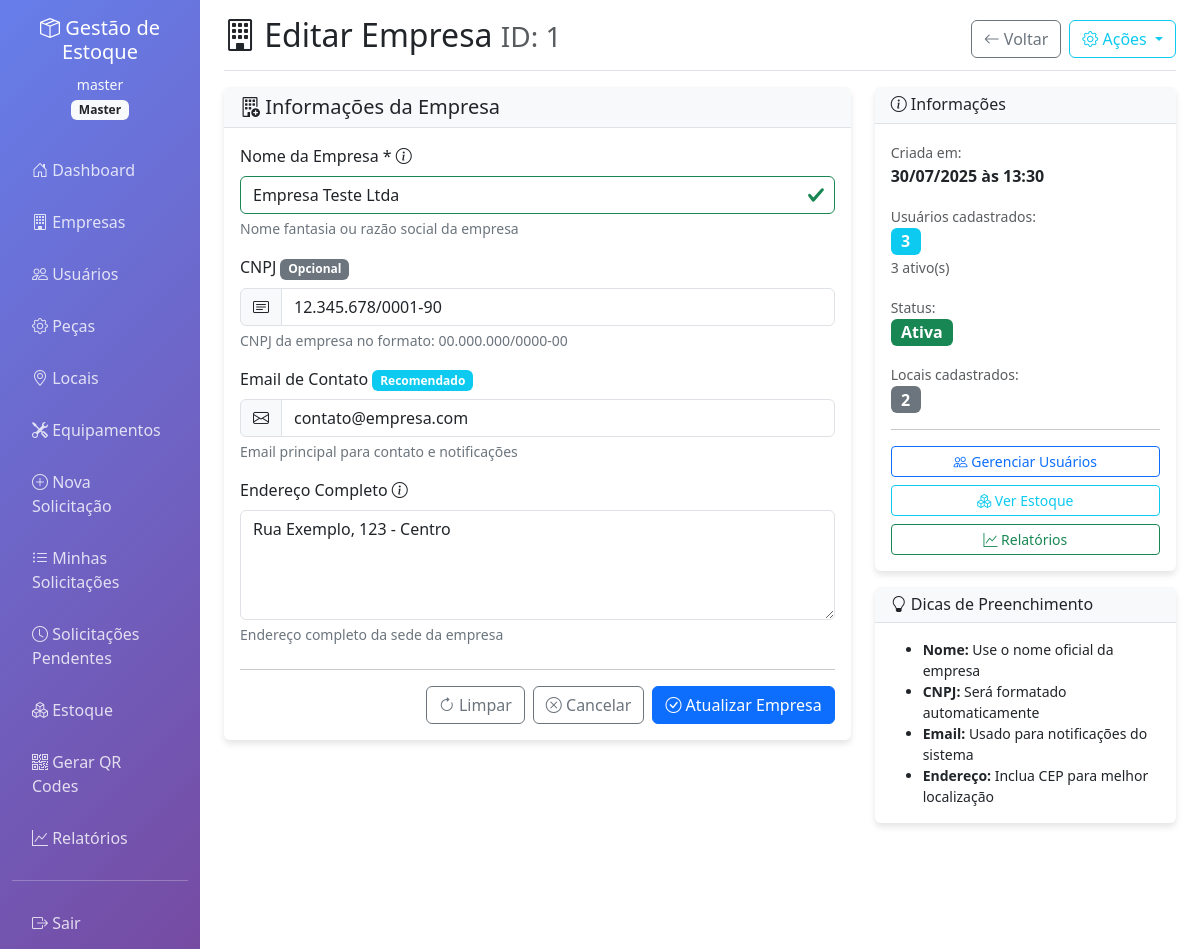
The page /companies/1/edit (signed in) on the database its author committed.
### app.py (models this page shows)
class User(UserMixin, db.Model):
    id = db.Column(db.Integer, primary_key=True)
    username = db.Column(db.String(80), unique=True, nullable=False)
    email = db.Column(db.String(120), unique=True, nullable=False)
    password_hash = db.Column(db.String(255), nullable=False)
    role = db.Column(db.String(20), nullable=False)  # master, admin, solicitante, receptor
    company_id = db.Column(db.Integer, db.ForeignKey('company.id'), nullable=True)
    is_active = db.Column(db.Boolean, default=True)
    created_at = db.Column(db.DateTime, default=datetime.utcnow)
    company = db.relationship('Company', backref='users')

class Company(db.Model):
    id = db.Column(db.Integer, primary_key=True)
    name = db.Column(db.String(100), nullable=False)
    cnpj = db.Column(db.String(20), unique=True)
    address = db.Column(db.Text)
    contact_email = db.Column(db.String(120))
    is_active = db.Column(db.Boolean, default=True)
    created_at = db.Column(db.DateTime, default=datetime.utcnow)

### app.py (the view, shortened to what this page needs)
@app.route('/companies/<int:id>/edit', methods=['GET', 'POST'])
@login_required
@role_required('master')
def edit_company(id):
    company = Company.query.get_or_404(id)
    return render_template('company_form.html', company=company)

### templates/company_form.html (shortened to what this page needs)
{% extends "base.html" %}
{% block content %}
<div class="d-flex justify-content-between flex-wrap flex-md-nowrap align-items-center pt-3 pb-2 mb-3 border-bottom">
    <h1 class="h2">
        <i class="bi bi-building"></i> {{ 'Editar' if company else 'Nova' }} Empresa
        {% if company %}
        <small class="text-muted">ID: {{ company.id }}</small>
        {% endif %}
    </h1>
    <div class="btn-toolbar mb-2 mb-md-0">
        <a href="{{ url_for('manage_companies') }}" class="btn btn-outline-secondary">
            <i class="bi bi-arrow-left"></i> Voltar
        </a>
        {% if company %}
        <div class="btn-group ms-2">
            <button type="button" class="btn btn-outline-info dropdown-toggle" data-bs-toggle="dropdown">
                <i class="bi bi-gear"></i> Ações
            </button>
        </div>
        {% endif %}
    </div>
</div>
<div class="row">
    <div class="col-md-8">
        <div class="card">
            <div class="card-header">
                <h5 class="card-title mb-0">
                    <i class="bi bi-building-add"></i>
                    {{ 'Informações da Empresa' if company else 'Cadastrar Nova Empresa' }}
                </h5>
            </div>
            <div class="card-body">
                <form method="POST" id="company-form" novalidate>
                    <div class="mb-3">
                        <label for="name" class="form-label">
                            Nome da Empresa *
                            <i class="bi bi-info-circle" data-bs-toggle="tooltip"
                               title="Nome fantasia ou razão social da empresa"></i>
                        </label>
                        <input type="text" class="form-control" id="name" name="name"
                               value="{{ company.name if company else '' }}"
                               placeholder="Digite o nome da empresa" required
                               maxlength="100">
                        <div class="form-text">
                            Nome fantasia ou razão social da empresa
                        </div>
                    </div>
                    <div class="mb-3">
                        <label for="cnpj" class="form-label">
                            CNPJ
                            <span class="badge bg-secondary">Opcional</span>
                        </label>
                        <div class="input-group">
                            <span class="input-group-text">
                                <i class="bi bi-card-text"></i>
                            </span>
                            <input type="text" class="form-control" id="cnpj" name="cnpj"
                                   value="{{ company.cnpj if company else '' }}"
                                   placeholder="00.000.000/0000-00"
                                   pattern="[0-9]{2}\.[0-9]{3}\.[0-9]{3}/[0-9]{4}-[0-9]{2}"
                                   maxlength="18">
                        </div>
                        <div class="form-text">
                            CNPJ da empresa no formato: 00.000.000/0000-00
                        </div>
                    </div>
                    <div class="mb-3">
                        <label for="contact_email" class="form-label">
                            Email de Contato
                            <span class="badge bg-info">Recomendado</span>
                        </label>
                        <div class="input-group">
                            <span class="input-group-text">
                                <i class="bi bi-envelope"></i>
                            </span>
                            <input type="email" class="form-control" id="contact_email" name="contact_email"
                                   value="{{ company.contact_email if company else '' }}"
                                   placeholder="contato@empresa.com">
                        </div>
                        <div class="form-text">
                            Email principal para contato e notificações
                        </div>
                    </div>
                    <div class="mb-4">
                        <label for="address" class="form-label">
                            Endereço Completo
                            <i class="bi bi-info-circle" data-bs-toggle="tooltip"
                               title="Endereço completo da sede da empresa"></i>
                        </label>
                        <textarea class="form-control" id="address" name="address" rows="4"
                                  placeholder="Rua, número, bairro, cidade, estado, CEP">{{ company.address if company else '' }}</textarea>
                        <div class="form-text">
                            Endereço completo da sede da empresa
                        </div>
                    </div>
                    <hr>
                    <div class="d-grid gap-2 d-md-flex justify-content-md-end">
                        <button type="button" class="btn btn-outline-secondary" onclick="resetForm()">
                            <i class="bi bi-arrow-clockwise"></i> Limpar
                        </button>
                        <button type="button" class="btn btn-outline-secondary" onclick="history.back()">
                            <i class="bi bi-x-circle"></i> Cancelar
                        </button>
                        <button type="submit" class="btn btn-primary" id="submitBtn">
                            <i class="bi bi-check-circle"></i>
                            {{ 'Atualizar Empresa' if company else 'Criar Empresa' }}
                        </button>
                    </div>
                </form>
            </div>
        </div>
    </div>
    <div class="col-md-4">
        <div class="card">
            <div class="card-header">
                <h6 class="card-title mb-0">
                    <i class="bi bi-info-circle"></i>
                    {{ 'Informações' if company else 'Orientações' }}
                </h6>
            </div>
            <div class="card-body">
                {% if company %}
                <div class="mb-3">
                    <small class="text-muted">Criada em:</small><br>
                    <strong>{{ company.created_at.strftime('%d/%m/%Y às %H:%M') }}</strong>
                </div>
                <div class="mb-3">
                    <small class="text-muted">Usuários cadastrados:</small><br>
                    <span class="badge bg-info fs-6">{{ company.users|length }}</span>
                    {% if company.users|length > 0 %}
                    <br><small class="text-muted">
                        {{ company.users|selectattr('is_active')|list|length }} ativo(s)
                    </small>
                    {% endif %}
                </div>
                <div class="mb-3">
                    <small class="text-muted">Status:</small><br>
                    <span class="badge {{ 'bg-success' if company.is_active else 'bg-secondary' }} fs-6">
                        {{ 'Ativa' if company.is_active else 'Inativa' }}
                    </span>
                </div>
                <div class="mb-3">
                    <small class="text-muted">Locais cadastrados:</small><br>
                    <span class="badge bg-secondary fs-6">{{ company.locations|length if company.locations else 0 }}</span>
                </div>
                <hr>
                <div class="d-grid gap-2">
                    <a href="{{ url_for('manage_users') }}?company_id={{ company.id }}"
                       class="btn btn-outline-primary btn-sm">
                        <i class="bi bi-people"></i> Gerenciar Usuários
                    </a>
                    <a href="{{ url_for('manage_stock') }}?company_id={{ company.id }}"
                       class="btn btn-outline-info btn-sm">
                        <i class="bi bi-boxes"></i> Ver Estoque
                    </a>
                    <a href="{{ url_for('reports') }}?company_id={{ company.id }}"
                       class="btn btn-outline-success btn-sm">
                        <i class="bi bi-graph-up"></i> Relatórios
                    </a>
                </div>
                {% endif %}
            </div>
        </div>
        <div class="card mt-3">
            <div class="card-header">
                <h6 class="card-title mb-0">
                    <i class="bi bi-lightbulb"></i> Dicas de Preenchimento
                </h6>
            </div>
            <div class="card-body">
                <small>
                    <ul class="mb-0">
                        <li><strong>Nome:</strong> Use o nome oficial da empresa</li>
                        <li><strong>CNPJ:</strong> Será formatado automaticamente</li>
                        <li><strong>Email:</strong> Usado para notificações do sistema</li>
                        <li><strong>Endereço:</strong> Inclua CEP para melhor localização</li>
                    </ul>
                </small>
            </div>
        </div>
    </div>
</div>
{% endblock %}

### templates/base.html (shortened to what this page needs)
<!DOCTYPE html>
<html lang="pt-BR">
<head>
    <link href="https://cdn.jsdelivr.net/npm/bootstrap@5.3.0/dist/css/bootstrap.min.css" rel="stylesheet">
    <link href="https://cdn.jsdelivr.net/npm/bootstrap-icons@1.10.0/font/bootstrap-icons.css" rel="stylesheet">
</head>
<body>
    <div class="container-fluid">
        <div class="row">
            {% if current_user.is_authenticated %}
            <nav class="col-md-3 col-lg-2 d-md-block sidebar collapse">
                <div class="position-sticky pt-3">
                    <div class="text-center mb-4">
                        <h5 class="text-white">
                            <i class="bi bi-box-seam"></i>
                            Gestão de Estoque
                        </h5>
                        <small class="text-light">{{ current_user.username }}</small>
                        <br>
                        <span class="badge bg-light text-dark">{{ current_user.role|title }}</span>
                    </div>
                    <ul class="nav flex-column">
                        <li class="nav-item">
                            <a class="nav-link" href="{{ url_for('dashboard') }}">
                                <i class="bi bi-house-door"></i> Dashboard
                            </a>
                        </li>
                        {% if current_user.role == 'master' %}
                        <li class="nav-item">
                            <a class="nav-link" href="{{ url_for('manage_companies') }}">
                                <i class="bi bi-building"></i> Empresas
                            </a>
                        </li>
                        <li class="nav-item">
                            <a class="nav-link" href="{{ url_for('manage_users') }}">
                                <i class="bi bi-people"></i> Usuários
                            </a>
                        </li>
                        <li class="nav-item">
                            <a class="nav-link" href="{{ url_for('manage_parts') }}">
                                <i class="bi bi-gear"></i> Peças
                            </a>
                        </li>
                        {% endif %}
                        {% if current_user.role in ['admin', 'master'] %}
                        <li class="nav-item">
                            <a class="nav-link" href="{{ url_for('manage_locations') }}">
                                <i class="bi bi-geo-alt"></i> Locais
                            </a>
                        </li>
                        <li class="nav-item">
                            <a class="nav-link" href="{{ url_for('manage_equipments') }}">
                                <i class="bi bi-tools"></i> Equipamentos
                            </a>
                        </li>
                        {% endif %}
                        {% if current_user.role in ['solicitante', 'admin', 'master'] %}
                        <li class="nav-item">
                            <a class="nav-link" href="{{ url_for('new_request') }}">
                                <i class="bi bi-plus-circle"></i> Nova Solicitação
                            </a>
                        </li>
                        <li class="nav-item">
                            <a class="nav-link" href="{{ url_for('my_requests') }}">
                                <i class="bi bi-list-ul"></i> Minhas Solicitações
                            </a>
                        </li>
                        {% endif %}
                        {% if current_user.role in ['receptor', 'admin', 'master'] %}
                        <li class="nav-item">
                            <a class="nav-link" href="{{ url_for('pending_requests') }}">
                                <i class="bi bi-clock"></i> Solicitações Pendentes
                            </a>
                        </li>
                        <li class="nav-item">
                            <a class="nav-link" href="{{ url_for('manage_stock') }}">
                                <i class="bi bi-boxes"></i> Estoque
                            </a>
                        </li>
                        <li class="nav-item">
                            <a class="nav-link" href="{{ url_for('generate_qr_codes') }}">
                                <i class="bi bi-qr-code"></i> Gerar QR Codes
                            </a>
                        </li>
                        {% endif %}
                        {% if current_user.role in ['admin', 'master', 'receptor'] %}
                        <li class="nav-item">
                            <a class="nav-link" href="{{ url_for('reports') }}">
                                <i class="bi bi-graph-up"></i> Relatórios
                            </a>
                        </li>
                        {% endif %}
                    </ul>
                    <hr class="text-white">
                    <ul class="nav flex-column">
                        <li class="nav-item">
                            <a class="nav-link" href="{{ url_for('logout') }}">
                                <i class="bi bi-box-arrow-right"></i> Sair
                            </a>
                        </li>
                    </ul>
                </div>
            </nav>
            {% endif %}
            <main class="col-md-9 ms-sm-auto col-lg-10 px-md-4">
                {% block content %}{% endblock %}
            </main>
        </div>
    </div>
</body>
</html>

### rows shown on the page
User: username "master", role "Master"
Company: id "1", name "Empresa Teste Ltda", cnpj "12.345.678/0001-90", contact_email "contato@empresa.com", address "Rua Exemplo, 123 - Centro", created_at "30/07/2025 às 13:30", is_active "Ativa"

### other values the page prints
{{ 'Editar' if company else 'Nova' }} "Editar"
{{ 'Informações da Empresa' if company else 'Cadastrar Nova Empresa' }} "Informações da Empresa"
{{ 'Atualizar Empresa' if company else 'Criar Empresa' }} "Atualizar Empresa"
{{ 'Informações' if company else 'Orientações' }} "Informações"
{{ company.users|length }} "3"
{{ company.users|selectattr('is_active')|list|length }} "3"
{{ company.locations|length if company.locations else 0 }} "2"
